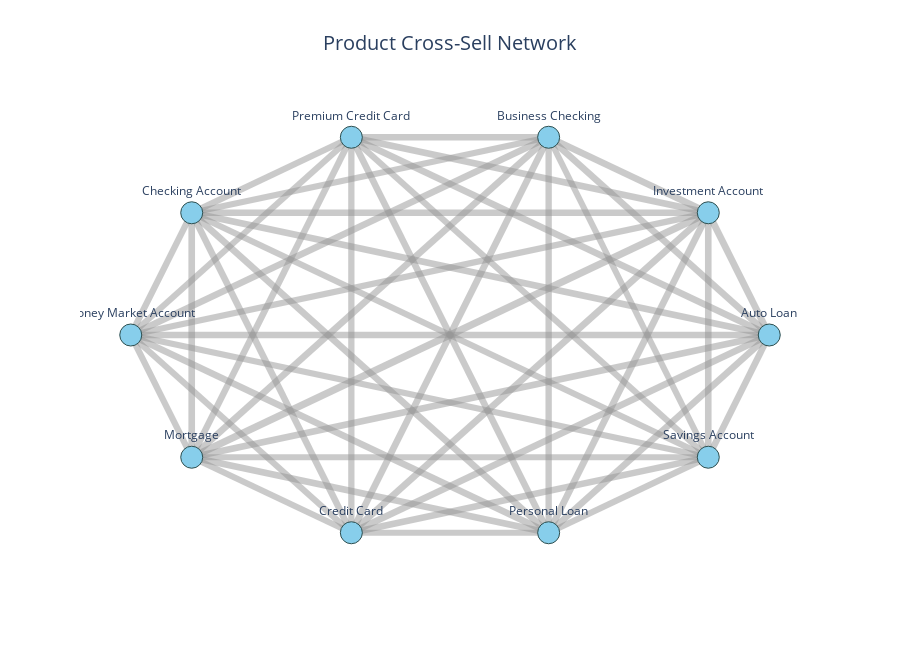

Notebook cell for this chart:
### Markdown cell above
## **PRODUCT CROSS-SELL PATTERNS**

### Code cell
product_network_graph_query = "SELECT * FROM gold.analytics_product_cross_sell_patterns ORDER BY customer_count DESC"
product_network_graph_df = fetch_data(product_network_graph_query)

products = set(
    product_network_graph_df['product_1'].tolist() +
    product_network_graph_df['product_2'].tolist()
)

# Assign node positions along a circle
product_list = list(products)
node_ids = {prod: i for i, prod in enumerate(product_list)}

import numpy as np
theta = np.linspace(0, 2 * np.pi, len(product_list), endpoint=False)
node_x = np.cos(theta)
node_y = np.sin(theta)

# Build edges
edge_traces = []
max_weight = product_network_graph_df['customer_count'].max()

for _, row in product_network_graph_df.iterrows():
    i0 = node_ids[row['product_1']]
    i1 = node_ids[row['product_2']]

    edge_traces.append(
        go.Scatter(
            x=[node_x[i0], node_x[i1]],
            y=[node_y[i0], node_y[i1]],
            mode='lines',
            line=dict(
                width=1 + (row['customer_count'] / max_weight) * 6,
                color='rgba(150,150,150,0.5)'
            ),
            hoverinfo='text',
            text=f"{row['product_1']} ↔ {row['product_2']}<br>Customers: {row['customer_count']:,}",
            showlegend=False
        )
    )

# Node trace
node_trace = go.Scatter(
    x=node_x,
    y=node_y,
    mode='markers+text',
    marker=dict(
        size=22,
        color='skyblue',
        line=dict(width=1, color='DarkSlateGrey')
    ),
    text=product_list,
    textposition='top center',
    hoverinfo='text',
    showlegend=False
)

# Build figure
fig = go.Figure()

for trace in edge_traces:
    fig.add_trace(trace)

fig.add_trace(node_trace)

fig.update_layout(
    title=dict(
        text="Product Cross-Sell Network",
        x=0.5,
        font=dict(size=20)
    ),
    height=650,
    showlegend=False,
    hovermode='closest',
    xaxis=dict(showgrid=False, zeroline=False, showticklabels=False),
    yaxis=dict(showgrid=False, zeroline=False, showticklabels=False),
    paper_bgcolor='white',
    plot_bgcolor='white'
)

fig.show()

### Figure 1 — Plotly figure (JSON) as saved in the notebook; plotly's stock layout.template omitted (floating-point values rounded to 4 significant figures)
{"data": [{"hoverinfo": "text", "line": {"color": "rgba(150,150,150,0.5)", "width": 7}, "mode": "lines", "showlegend": false, "text": "Investment Account ↔ Mortgage<br>Customers: 594", "type": "scatter", "x": [0.809, -0.809], "y": [0.5878, -0.5878]}, {"hoverinfo": "text", "line": {"color": "rgba(150,150,150,0.5)", "width": 6.828}, "mode": "lines", "showlegend": false, "text": "Auto Loan ↔ Investment Account<br>Customers: 577", "type": "scatter", "x": [1, 0.809], "y": [0, 0.5878]}, {"hoverinfo": "text", "line": {"color": "rgba(150,150,150,0.5)", "width": 6.788}, "mode": "lines", "showlegend": false, "text": "Credit Card ↔ Investment Account<br>Customers: 573", "type": "scatter", "x": [-0.309, 0.809], "y": [-0.9511, 0.5878]}, {"hoverinfo": "text", "line": {"color": "rgba(150,150,150,0.5)", "width": 6.737}, "mode": "lines", "showlegend": false, "text": "Auto Loan ↔ Credit Card<br>Customers: 568", "type": "scatter", "x": [1, -0.309], "y": [0, -0.9511]}, {"hoverinfo": "text", "line": {"color": "rgba(150,150,150,0.5)", "width": 6.717}, "mode": "lines", "showlegend": false, "text": "Investment Account ↔ Personal Loan<br>Customers: 566", "type": "scatter", "x": [0.809, 0.309], "y": [0.5878, -0.9511]}, {"hoverinfo": "text", "line": {"color": "rgba(150,150,150,0.5)", "width": 6.646}, "mode": "lines", "showlegend": false, "text": "Auto Loan ↔ Mortgage<br>Customers: 559", "type": "scatter", "x": [1, -0.809], "y": [0, -0.5878]}, {"hoverinfo": "text", "line": {"color": "rgba(150,150,150,0.5)", "width": 6.646}, "mode": "lines", "showlegend": false, "text": "Business Checking ↔ Credit Card<br>Customers: 559", "type": "scatter", "x": [0.309, -0.309], "y": [0.9511, -0.9511]}, {"hoverinfo": "text", "line": {"color": "rgba(150,150,150,0.5)", "width": 6.626}, "mode": "lines", "showlegend": false, "text": "Checking Account ↔ Mortgage<br>Customers: 557", "type": "scatter", "x": [-0.809, -0.809], "y": [0.5878, -0.5878]}, {"hoverinfo": "text", "line": {"color": "rgba(150,150,150,0.5)", "width": 6.596}, "mode": "lines", "showlegend": false, "text": "Investment Account ↔ Savings Account<br>Customers: 554", "type": "scatter", "x": [0.809, 0.809], "y": [0.5878, -0.5878]}, {"hoverinfo": "text", "line": {"color": "rgba(150,150,150,0.5)", "width": 6.576}, "mode": "lines", "showlegend": false, "text": "Auto Loan ↔ Premium Credit Card<br>Customers: 552", "type": "scatter", "x": [1, -0.309], "y": [0, 0.9511]}, {"hoverinfo": "text", "line": {"color": "rgba(150,150,150,0.5)", "width": 6.566}, "mode": "lines", "showlegend": false, "text": "Auto Loan ↔ Checking Account<br>Customers: 551", "type": "scatter", "x": [1, -0.809], "y": [0, 0.5878]}, {"hoverinfo": "text", "line": {"color": "rgba(150,150,150,0.5)", "width": 6.566}, "mode": "lines", "showlegend": false, "text": "Investment Account ↔ Premium Credit Card<br>Customers: 551", "type": "scatter", "x": [0.809, -0.309], "y": [0.5878, 0.9511]}, {"hoverinfo": "text", "line": {"color": "rgba(150,150,150,0.5)", "width": 6.535}, "mode": "lines", "showlegend": false, "text": "Personal Loan ↔ Premium Credit Card<br>Customers: 548", "type": "scatter", "x": [0.309, -0.309], "y": [-0.9511, 0.9511]}, {"hoverinfo": "text", "line": {"color": "rgba(150,150,150,0.5)", "width": 6.535}, "mode": "lines", "showlegend": false, "text": "Checking Account ↔ Personal Loan<br>Customers: 548", "type": "scatter", "x": [-0.809, 0.309], "y": [0.5878, -0.9511]}, {"hoverinfo": "text", "line": {"color": "rgba(150,150,150,0.5)", "width": 6.525}, "mode": "lines", "showlegend": false, "text": "Business Checking ↔ Mortgage<br>Customers: 547", "type": "scatter", "x": [0.309, -0.809], "y": [0.9511, -0.5878]}, {"hoverinfo": "text", "line": {"color": "rgba(150,150,150,0.5)", "width": 6.505}, "mode": "lines", "showlegend": false, "text": "Business Checking ↔ Investment Account<br>Customers: 545", "type": "scatter", "x": [0.309, 0.809], "y": [0.9511, 0.5878]}, {"hoverinfo": "text", "line": {"color": "rgba(150,150,150,0.5)", "width": 6.485}, "mode": "lines", "showlegend": false, "text": "Business Checking ↔ Money Market Account<br>Customers: 543", "type": "scatter", "x": [0.309, -1], "y": [0.9511, 1.225e-16]}, {"hoverinfo": "text", "line": {"color": "rgba(150,150,150,0.5)", "width": 6.485}, "mode": "lines", "showlegend": false, "text": "Checking Account ↔ Credit Card<br>Customers: 543", "type": "scatter", "x": [-0.809, -0.309], "y": [0.5878, -0.9511]}, {"hoverinfo": "text", "line": {"color": "rgba(150,150,150,0.5)", "width": 6.475}, "mode": "lines", "showlegend": false, "text": "Checking Account ↔ Investment Account<br>Customers: 542", "type": "scatter", "x": [-0.809, 0.809], "y": [0.5878, 0.5878]}, {"hoverinfo": "text", "line": {"color": "rgba(150,150,150,0.5)", "width": 6.465}, "mode": "lines", "showlegend": false, "text": "Mortgage ↔ Personal Loan<br>Customers: 541", "type": "scatter", "x": [-0.809, 0.309], "y": [-0.5878, -0.9511]}, {"hoverinfo": "text", "line": {"color": "rgba(150,150,150,0.5)", "width": 6.455}, "mode": "lines", "showlegend": false, "text": "Auto Loan ↔ Savings Account<br>Customers: 540", "type": "scatter", "x": [1, 0.809], "y": [0, -0.5878]}, {"hoverinfo": "text", "line": {"color": "rgba(150,150,150,0.5)", "width": 6.444}, "mode": "lines", "showlegend": false, "text": "Auto Loan ↔ Business Checking<br>Customers: 539", "type": "scatter", "x": [1, 0.309], "y": [0, 0.9511]}, {"hoverinfo": "text", "line": {"color": "rgba(150,150,150,0.5)", "width": 6.434}, "mode": "lines", "showlegend": false, "text": "Auto Loan ↔ Personal Loan<br>Customers: 538", "type": "scatter", "x": [1, 0.309], "y": [0, -0.9511]}, {"hoverinfo": "text", "line": {"color": "rgba(150,150,150,0.5)", "width": 6.394}, "mode": "lines", "showlegend": false, "text": "Credit Card ↔ Savings Account<br>Customers: 534", "type": "scatter", "x": [-0.309, 0.809], "y": [-0.9511, -0.5878]}, {"hoverinfo": "text", "line": {"color": "rgba(150,150,150,0.5)", "width": 6.374}, "mode": "lines", "showlegend": false, "text": "Money Market Account ↔ Personal Loan<br>Customers: 532", "type": "scatter", "x": [-1, 0.309], "y": [1.225e-16, -0.9511]}, {"hoverinfo": "text", "line": {"color": "rgba(150,150,150,0.5)", "width": 6.354}, "mode": "lines", "showlegend": false, "text": "Personal Loan ↔ Savings Account<br>Customers: 530", "type": "scatter", "x": [0.309, 0.809], "y": [-0.9511, -0.5878]}, {"hoverinfo": "text", "line": {"color": "rgba(150,150,150,0.5)", "width": 6.354}, "mode": "lines", "showlegend": false, "text": "Mortgage ↔ Premium Credit Card<br>Customers: 530", "type": "scatter", "x": [-0.809, -0.309], "y": [-0.5878, 0.9511]}, {"hoverinfo": "text", "line": {"color": "rgba(150,150,150,0.5)", "width": 6.343}, "mode": "lines", "showlegend": false, "text": "Business Checking ↔ Premium Credit Card<br>Customers: 529", "type": "scatter", "x": [0.309, -0.309], "y": [0.9511, 0.9511]}, {"hoverinfo": "text", "line": {"color": "rgba(150,150,150,0.5)", "width": 6.333}, "mode": "lines", "showlegend": false, "text": "Business Checking ↔ Personal Loan<br>Customers: 528", "type": "scatter", "x": [0.309, 0.309], "y": [0.9511, -0.9511]}, {"hoverinfo": "text", "line": {"color": "rgba(150,150,150,0.5)", "width": 6.333}, "mode": "lines", "showlegend": false, "text": "Auto Loan ↔ Money Market Account<br>Customers: 528", "type": "scatter", "x": [1, -1], "y": [0, 1.225e-16]}, {"hoverinfo": "text", "line": {"color": "rgba(150,150,150,0.5)", "width": 6.333}, "mode": "lines", "showlegend": false, "text": "Investment Account ↔ Money Market Account<br>Customers: 528", "type": "scatter", "x": [0.809, -1], "y": [0.5878, 1.225e-16]}, {"hoverinfo": "text", "line": {"color": "rgba(150,150,150,0.5)", "width": 6.313}, "mode": "lines", "showlegend": false, "text": "Checking Account ↔ Premium Credit Card<br>Customers: 526", "type": "scatter", "x": [-0.809, -0.309], "y": [0.5878, 0.9511]}, {"hoverinfo": "text", "line": {"color": "rgba(150,150,150,0.5)", "width": 6.293}, "mode": "lines", "showlegend": false, "text": "Checking Account ↔ Savings Account<br>Customers: 524", "type": "scatter", "x": [-0.809, 0.809], "y": [0.5878, -0.5878]}, {"hoverinfo": "text", "line": {"color": "rgba(150,150,150,0.5)", "width": 6.293}, "mode": "lines", "showlegend": false, "text": "Checking Account ↔ Money Market Account<br>Customers: 524", "type": "scatter", "x": [-0.809, -1], "y": [0.5878, 1.225e-16]}, {"hoverinfo": "text", "line": {"color": "rgba(150,150,150,0.5)", "width": 6.263}, "mode": "lines", "showlegend": false, "text": "Credit Card ↔ Premium Credit Card<br>Customers: 521", "type": "scatter", "x": [-0.309, -0.309], "y": [-0.9511, 0.9511]}, {"hoverinfo": "text", "line": {"color": "rgba(150,150,150,0.5)", "width": 6.242}, "mode": "lines", "showlegend": false, "text": "Premium Credit Card ↔ Savings Account<br>Customers: 519", "type": "scatter", "x": [-0.309, 0.809], "y": [0.9511, -0.5878]}, {"hoverinfo": "text", "line": {"color": "rgba(150,150,150,0.5)", "width": 6.242}, "mode": "lines", "showlegend": false, "text": "Credit Card ↔ Money Market Account<br>Customers: 519", "type": "scatter", "x": [-0.309, -1], "y": [-0.9511, 1.225e-16]}, {"hoverinfo": "text", "line": {"color": "rgba(150,150,150,0.5)", "width": 6.232}, "mode": "lines", "showlegend": false, "text": "Money Market Account ↔ Mortgage<br>Customers: 518", "type": "scatter", "x": [-1, -0.809], "y": [1.225e-16, -0.5878]}, {"hoverinfo": "text", "line": {"color": "rgba(150,150,150,0.5)", "width": 6.222}, "mode": "lines", "showlegend": false, "text": "Business Checking ↔ Checking Account<br>Customers: 517", "type": "scatter", "x": [0.309, -0.809], "y": [0.9511, 0.5878]}, {"hoverinfo": "text", "line": {"color": "rgba(150,150,150,0.5)", "width": 6.192}, "mode": "lines", "showlegend": false, "text": "Money Market Account ↔ Premium Credit Card<br>Customers: 514", "type": "scatter", "x": [-1, -0.309], "y": [1.225e-16, 0.9511]}, {"hoverinfo": "text", "line": {"color": "rgba(150,150,150,0.5)", "width": 6.141}, "mode": "lines", "showlegend": false, "text": "Credit Card ↔ Mortgage<br>Customers: 509", "type": "scatter", "x": [-0.309, -0.809], "y": [-0.9511, -0.5878]}, {"hoverinfo": "text", "line": {"color": "rgba(150,150,150,0.5)", "width": 6.131}, "mode": "lines", "showlegend": false, "text": "Mortgage ↔ Savings Account<br>Customers: 508", "type": "scatter", "x": [-0.809, 0.809], "y": [-0.5878, -0.5878]}, {"hoverinfo": "text", "line": {"color": "rgba(150,150,150,0.5)", "width": 6.121}, "mode": "lines", "showlegend": false, "text": "Credit Card ↔ Personal Loan<br>Customers: 507", "type": "scatter", "x": [-0.309, 0.309], "y": [-0.9511, -0.9511]}, {"hoverinfo": "text", "line": {"color": "rgba(150,150,150,0.5)", "width": 6.081}, "mode": "lines", "showlegend": false, "text": "Business Checking ↔ Savings Account<br>Customers: 503", "type": "scatter", "x": [0.309, 0.809], "y": [0.9511, -0.5878]}, {"hoverinfo": "text", "line": {"color": "rgba(150,150,150,0.5)", "width": 6.051}, "mode": "lines", "showlegend": false, "text": "Money Market Account ↔ Savings Account<br>Customers: 500", "type": "scatter", "x": [-1, 0.809], "y": [1.225e-16, -0.5878]}, {"hoverinfo": "text", "marker": {"color": "skyblue", "line": {"color": "DarkSlateGrey", "width": 1}, "size": 22}, "mode": "markers+text", "showlegend": false, "text": ["Auto Loan", "Investment Account", "Business Checking", "Premium Credit Card", "Checking Account", "Money Market Account", "Mortgage", "Credit Card", "Personal Loan", "Savings Account"], "textposition": "top center", "type": "scatter", "x": [1.0, 0.809, 0.309, -0.309, -0.809, -1.0, -0.809, -0.309, 0.309, 0.809], "y": [0.0, 0.5878, 0.9511, 0.9511, 0.5878, 1.225e-16, -0.5878, -0.9511, -0.9511, -0.5878]}], "layout": {"height": 650, "hovermode": "closest", "paper_bgcolor": "white", "plot_bgcolor": "white", "showlegend": false, "title": {"font": {"size": 20}, "text": "Product Cross-Sell Network", "x": 0.5}, "xaxis": {"showgrid": false, "showticklabels": false, "zeroline": false}, "yaxis": {"showgrid": false, "showticklabels": false, "zeroline": false}}}
